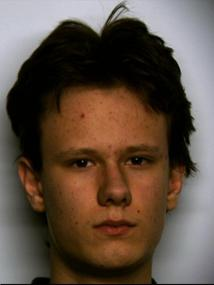
#> input picture colorImages/face.jpg, 214 x 285 px
$ jupyter execute Ex2_face4.ipynb   (shell and % lines are left out)   (Python 2 division)
#> lines starting #> are read from the running program, lines starting #| are printed output that depends on the picture; long printed decimals are rounded
[cell 1]
import cv2
import numpy as np
from matplotlib import pyplot as plt

# Auxiliar Functions

[cell 2]
def invertChannels(img):
    b,g,r = cv2.split(img) # split channels
    return cv2.merge((r,g,b)) # merge in rgb order to display with matplotlib

[cell 3]
# power law tranformation
def power_law_lut(c, g):
    table = np.zeros(256,'uint8')

    table = np.array([( c * (i / 255.0) ** g) * 255 for i in np.arange(0, 256)]).astype("uint8")

    return np.array([table.astype('uint8')])

[cell 4]
# mean square error
def mse(imageA, imageB):
    # the 'Mean Squared Error' between the two images is the
    # sum of the squared difference between the two images;
    # NOTE: the two images must have the same dimension
    err = np.sum((imageA.astype("float") - imageB.astype("float")) ** 2)
    err /= float(imageA.shape[0] * imageA.shape[1])

    # return the MSE, the lower the error, the more "similar"
    return err

# Face4

[cell 5]
img = cv2.imread('../colorImages/face.jpg')
#> img is the input picture: shape (285, 214, 3); mean B, G, R 66.6, 78.8, 94.8
img3 = cv2.imread('../colorImages/face_4.jpg')
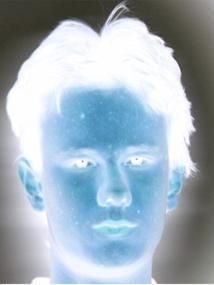
#> input picture colorImages/face_4.jpg, 214 x 285 px
#> img3 is the input picture: shape (285, 214, 3); mean B, G, R 188.3, 176.3, 160.2


plt.figure(figsize=(10,5))

plt.subplot(121)
plt.imshow(invertChannels(img))
#> in invertChannels, `b,g,r = cv2.split(img)`:
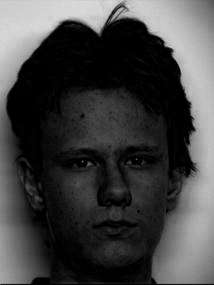
#> b: shape (285, 214); min 0, max 219, mean 66.6
#> in invertChannels, `b,g,r = cv2.split(img)`:
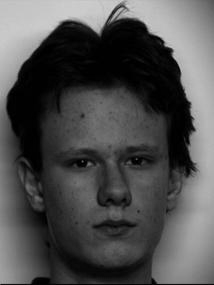
#> g: shape (285, 214); min 0, max 210, mean 78.8
#> in invertChannels, `b,g,r = cv2.split(img)`:
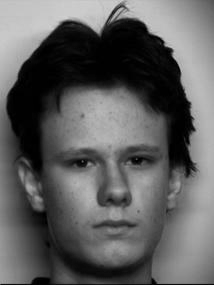
#> r: shape (285, 214); min 0, max 210, mean 94.8

plt.subplot(122)
color = ('b','g','r')
for i,col in enumerate(color):
    histr = cv2.calcHist([img],[i],None,[256],[0,256])
    plt.plot(histr,color = col)
    plt.xlim([0,256])
    plt.ylim([0,4000])
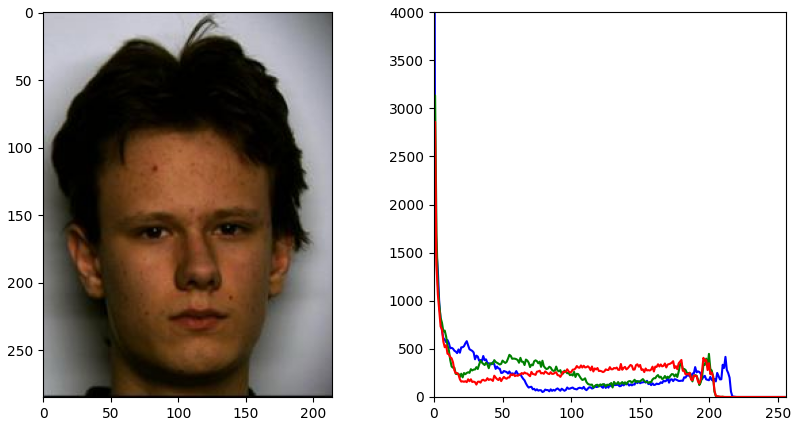
#> figure drawn by matplotlib, 2 panels; panel 2: curve peaks at x = 0, y = 9556; panel 2: curve peaks at x = 1, y = 3133; panel 2: curve peaks at x = 1, y = 2858

[cell 6]
plt.figure(figsize=(10,20))


plt.subplot(425);plt.imshow(invertChannels(img3))
#> in invertChannels (call 2), `b,g,r = cv2.split(img)`:
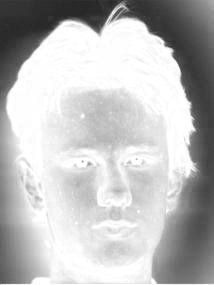
#> b: shape (285, 214); min 37, max 255, mean 188.3
#> in invertChannels (call 2), `b,g,r = cv2.split(img)`:
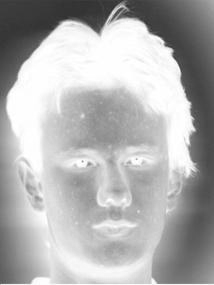
#> g: shape (285, 214); min 45, max 255, mean 176.3
#> in invertChannels (call 2), `b,g,r = cv2.split(img)`:
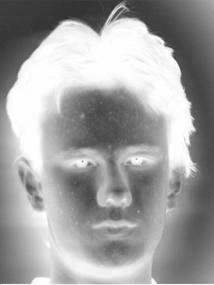
#> r: shape (285, 214); min 45, max 255, mean 160.2
plt.subplot(426)
for i,col in enumerate(color):
    histr = cv2.calcHist([img3],[i],None,[256],[0,256])
    plt.plot(histr,color = col)
    plt.xlim([0,256])
    plt.ylim([0,4000])
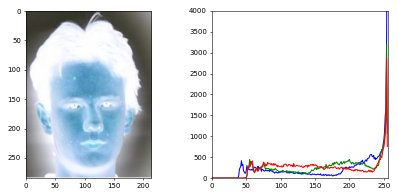
#> figure drawn by matplotlib, 2 panels; panel 2: curve peaks at x = 255, y = 7152; panel 2: curve peaks at x = 254, y = 3209; panel 2: curve peaks at x = 254, y = 2863

# Iris_4 Image filtering

[cell 7]
plt.figure(figsize=(10,20))


plt.subplot(425);plt.imshow(invertChannels(255 - img3))
plt.subplot(426)
for i,col in enumerate(color):
    histr = cv2.calcHist([255 - img3],[i],None,[256],[0,256])
    plt.plot(histr,color = col)
    plt.xlim([0,256])
    plt.ylim([0,4000])
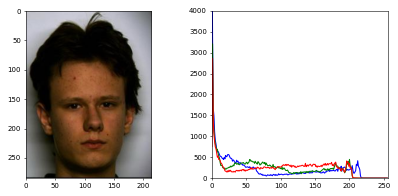
#> figure drawn by matplotlib, 2 panels; panel 2: curve peaks at x = 0, y = 7152; panel 2: curve peaks at x = 1, y = 3209; panel 2: curve peaks at x = 1, y = 2863

[cell 8]
# mean square error comparation
print "MSE between Original and Iris2: %s" % mse(img,img3)
#> in mse, `err = np.sum((imageA.astype("float") - imageB.astype("float")) ** 2)`: err = 5.02e+09
#> in mse, `err /= float(imageA.shape[0] * imageA.shape[1])`: err = 82273.7
#| MSE between Original and Iris2: 82273.726
print "MSE between Original and Iris enchanced: %s" % mse(img, 255 - img3)
#| MSE between Original and Iris enchanced: 0.9637
